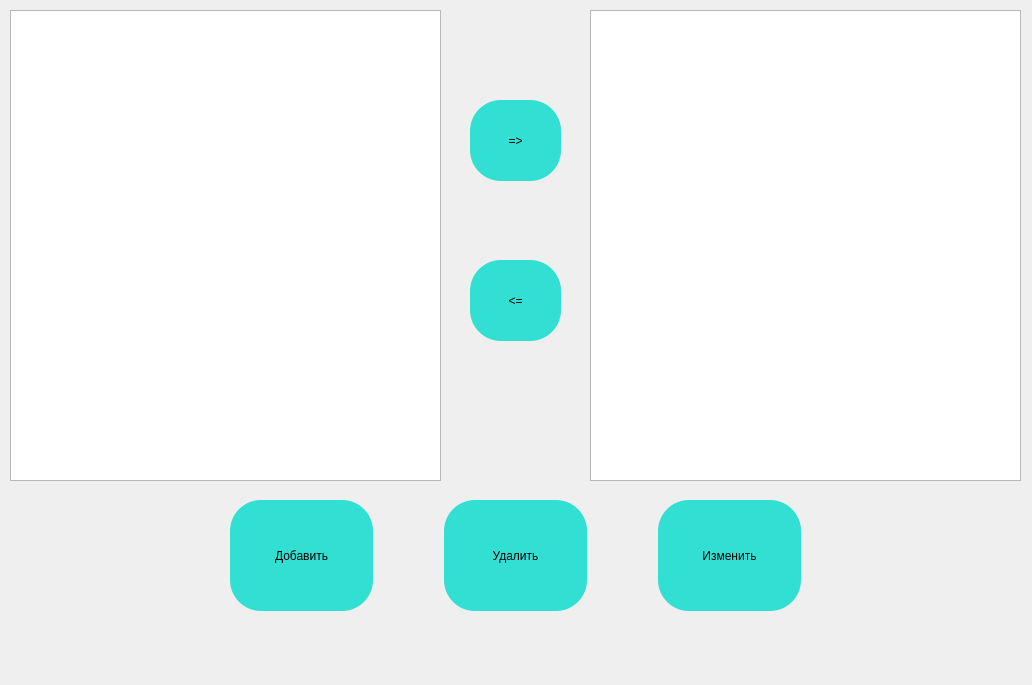
<?xml version="1.0" encoding="UTF-8"?>
<ui version="4.0">
 <class>MainWindow</class>
 <widget class="QMainWindow" name="MainWindow">
  <property name="geometry">
   <rect>
    <x>0</x>
    <y>0</y>
    <width>1032</width>
    <height>685</height>
   </rect>
  </property>
  <property name="windowTitle">
   <string>MainWindow</string>
  </property>
  <widget class="QWidget" name="centralwidget">
   <widget class="QTableView" name="leftTable">
    <property name="geometry">
     <rect>
      <x>10</x>
      <y>10</y>
      <width>431</width>
      <height>471</height>
     </rect>
    </property>
   </widget>
   <widget class="QTableView" name="rightTable">
    <property name="geometry">
     <rect>
      <x>590</x>
      <y>10</y>
      <width>431</width>
      <height>471</height>
     </rect>
    </property>
   </widget>
   <widget class="QPushButton" name="send_to_right">
    <property name="geometry">
     <rect>
      <x>470</x>
      <y>100</y>
      <width>91</width>
      <height>81</height>
     </rect>
    </property>
    <property name="styleSheet">
     <string notr="true">QPushButton:hover {
	background-color: #ffdbcc;
}

QPushButton:pressed {
	background-color: #fcb9aa;
}
QPushButton {
	;
	background-color: rgb(49, 223, 211);
	border-radius: 31px;
}</string>
    </property>
    <property name="text">
     <string>=&gt;</string>
    </property>
   </widget>
   <widget class="QPushButton" name="send_to_left">
    <property name="geometry">
     <rect>
      <x>470</x>
      <y>260</y>
      <width>91</width>
      <height>81</height>
     </rect>
    </property>
    <property name="styleSheet">
     <string notr="true">QPushButton:hover {
	background-color: #ffdbcc;
}

QPushButton:pressed {
	background-color: #fcb9aa;
}
QPushButton {
	;
	background-color: rgb(49, 223, 211);
	border-radius: 31px;
}</string>
    </property>
    <property name="text">
     <string>&lt;=</string>
    </property>
   </widget>
   <widget class="QWidget" name="horizontalLayoutWidget">
    <property name="geometry">
     <rect>
      <x>230</x>
      <y>500</y>
      <width>571</width>
      <height>111</height>
     </rect>
    </property>
    <layout class="QHBoxLayout" name="horizontalLayout">
     <item>
      <widget class="QPushButton" name="addButton">
       <property name="sizePolicy">
        <sizepolicy hsizetype="Minimum" vsizetype="Expanding">
         <horstretch>0</horstretch>
         <verstretch>0</verstretch>
        </sizepolicy>
       </property>
       <property name="styleSheet">
        <string notr="true">QPushButton:hover {
	background-color: #ffdbcc;
}

QPushButton:pressed {
	background-color: #fcb9aa;
}
QPushButton {
	;
	background-color: rgb(49, 223, 211);
	border-radius: 31px;
}</string>
       </property>
       <property name="text">
        <string>Добавить</string>
       </property>
      </widget>
     </item>
     <item>
      <spacer name="horizontalSpacer">
       <property name="orientation">
        <enum>Qt::Horizontal</enum>
       </property>
       <property name="sizeType">
        <enum>QSizePolicy::Fixed</enum>
       </property>
       <property name="sizeHint" stdset="0">
        <size>
         <width>65</width>
         <height>20</height>
        </size>
       </property>
      </spacer>
     </item>
     <item>
      <widget class="QPushButton" name="delButton">
       <property name="sizePolicy">
        <sizepolicy hsizetype="Minimum" vsizetype="Expanding">
         <horstretch>0</horstretch>
         <verstretch>0</verstretch>
        </sizepolicy>
       </property>
       <property name="styleSheet">
        <string notr="true">QPushButton:hover {
	background-color: #ffdbcc;
}

QPushButton:pressed {
	background-color: #fcb9aa;
}
QPushButton {
	;
	background-color: rgb(49, 223, 211);
	border-radius: 31px;
}</string>
       </property>
       <property name="text">
        <string>Удалить</string>
       </property>
      </widget>
     </item>
     <item>
      <spacer name="horizontalSpacer_2">
       <property name="orientation">
        <enum>Qt::Horizontal</enum>
       </property>
       <property name="sizeType">
        <enum>QSizePolicy::Fixed</enum>
       </property>
       <property name="sizeHint" stdset="0">
        <size>
         <width>65</width>
         <height>20</height>
        </size>
       </property>
      </spacer>
     </item>
     <item>
      <widget class="QPushButton" name="editButton">
       <property name="sizePolicy">
        <sizepolicy hsizetype="Minimum" vsizetype="Expanding">
         <horstretch>0</horstretch>
         <verstretch>0</verstretch>
        </sizepolicy>
       </property>
       <property name="styleSheet">
        <string notr="true">QPushButton:hover {
	background-color: #ffdbcc;
}

QPushButton:pressed {
	background-color: #fcb9aa;
}
QPushButton {
	;
	background-color: rgb(49, 223, 211);
	border-radius: 31px;
}</string>
       </property>
       <property name="text">
        <string>Изменить</string>
       </property>
      </widget>
     </item>
    </layout>
   </widget>
  </widget>
 </widget>
 <resources/>
 <connections/>
</ui>
